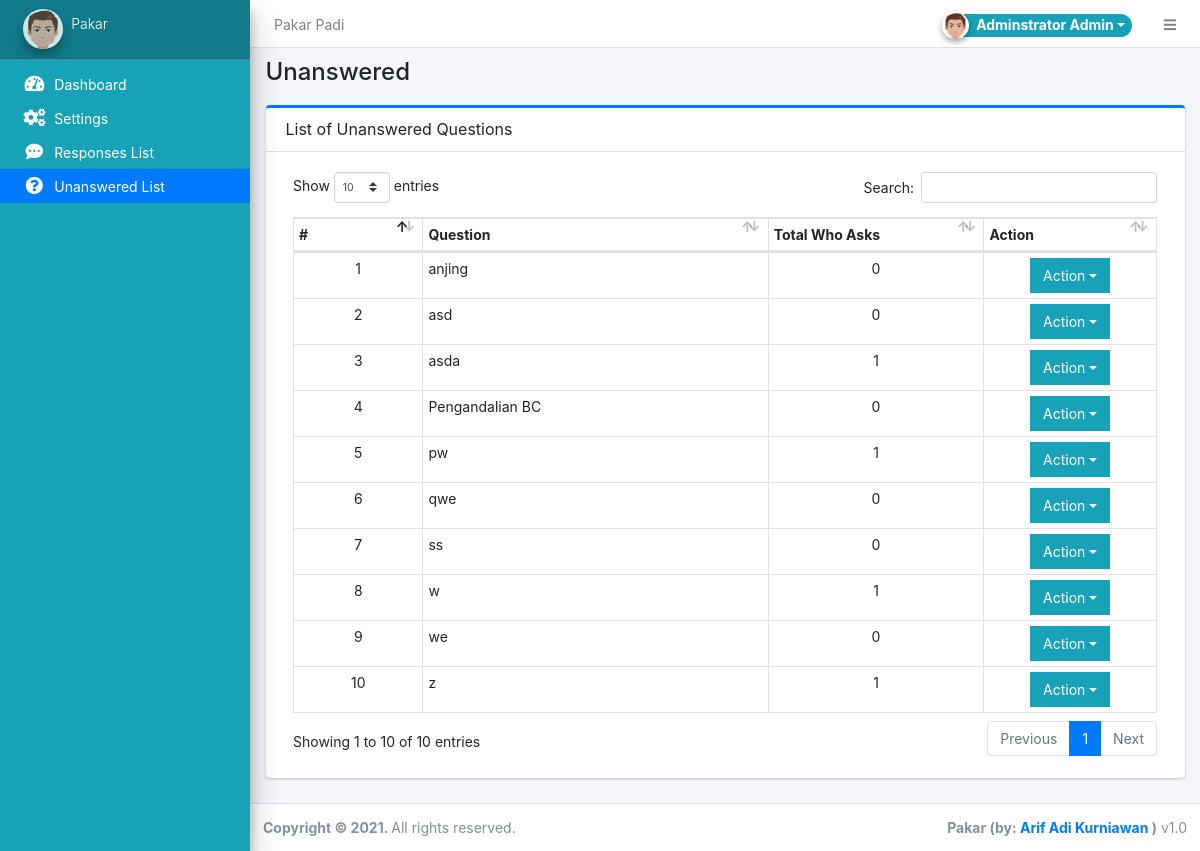
Screenshot of /admin/?page=unanswered (signed in) with the database file from the repository.
### tables this page shows
CREATE TABLE `unanswered` (
  `id` int(30) NOT NULL,
  `question` text,
  `no_asks` int(30) NOT NULL DEFAULT '0'
);

### admin/unanswered/index.php (the view, shortened to what this page needs)
<div class="card card-outline card-primary">
	<div class="card-header">
		<h3 class="card-title">List of Unanswered Questions</h3>
	</div>
	<div class="card-body">
		<div class="container-fluid">
			<table class="table table-bordered table-stripped">
				<colgroup>
					<col width="15%">
					<col width="40%">
					<col width="25%">
					<col width="20%">
				</colgroup>
				<thead>
					<tr>
						<th>#</th>
						<th>Question</th>
						<th>Total Who Asks</th>
						<th>Action</th>
					</tr>
				</thead>
				<tbody>
					<?php
					$i = 1;
						$qry = $conn->query("SELECT * FROM `unanswered`  order by question asc ");
						while($row = $qry->fetch_assoc()):
					?>
						<tr>
							<td class="text-center"><?php echo $i++; ?></td>
							<td><?php echo $row['question'] ?></td>
							<td class="text-center"><?php echo number_format($row['no_asks']) ?></td>
							<td align="center">
								 <button type="button" class="btn btn-flat btn-info dropdown-toggle dropdown-icon" data-toggle="dropdown">
				                  		Action
				                  </button>
							</td>
						</tr>
					<?php endwhile; ?>
				</tbody>
			</table>
		</div>
	</div>
</div>

### rows the page displays
unanswered: question "anjing", no_asks "0"
unanswered: question "asd", no_asks "0"
unanswered: question "asda", no_asks "1"
unanswered: question "Pengandalian BC", no_asks "0"
unanswered: question "pw", no_asks "1"
unanswered: question "qwe", no_asks "0"
unanswered: question "ss", no_asks "0"
unanswered: question "w", no_asks "1"
unanswered: question "we", no_asks "0"
unanswered: question "z", no_asks "1"

### other values shown
$_settings->info('name') "Pakar Padi"
$_settings->userdata('firstname').' '.$_settings->userdata('lastname') "Adminstrator Admin"
$_settings->info('short_name') "Pakar"
str_replace(array("/","_"), " ",$page) "Unanswered"
